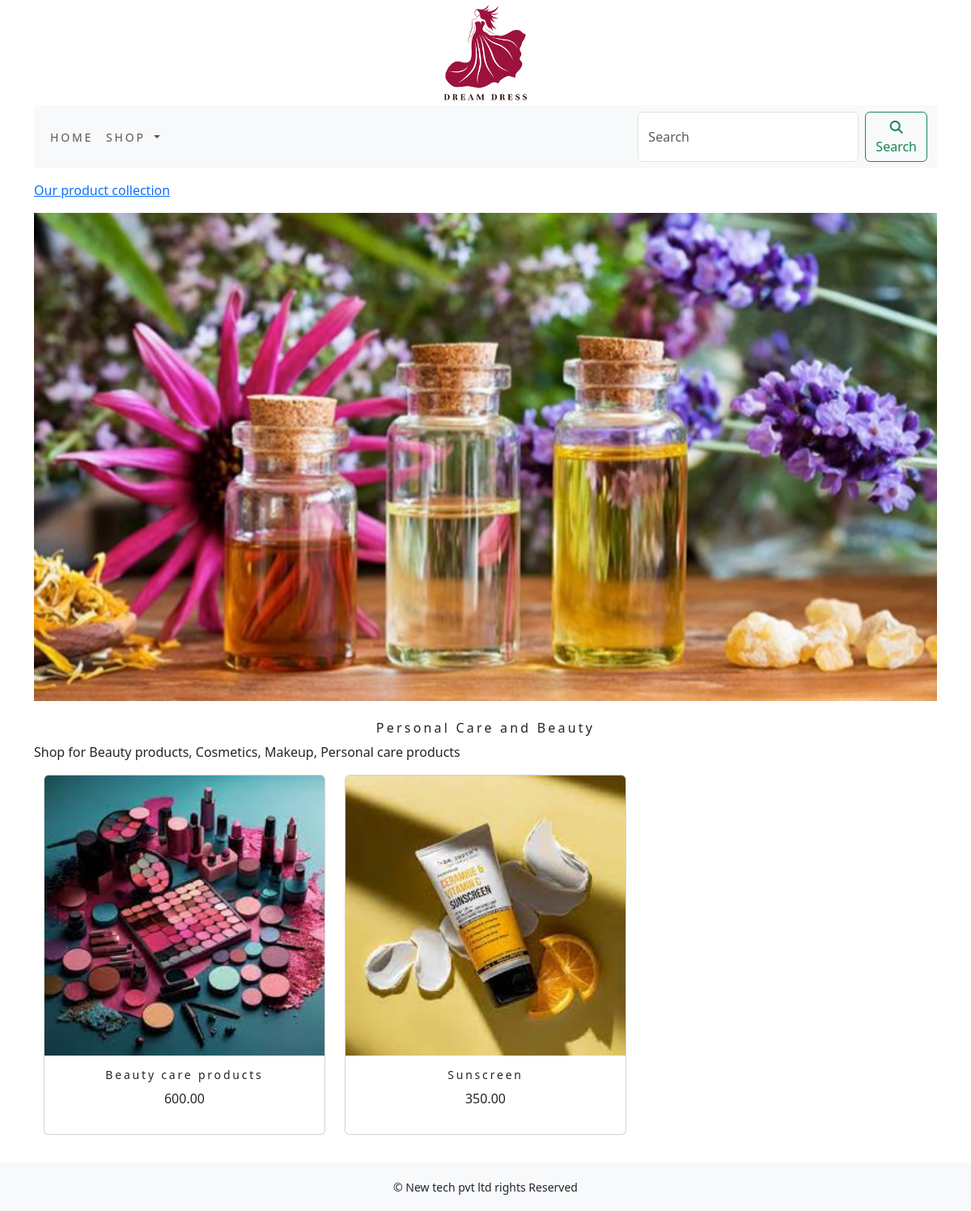
The app's page /shopapp/Personal-Care-and-Beauty/ with its own data.
### shopapp/models.py (models this page shows, shortened)
class Category(models.Model):
    name=models.CharField(max_length=250,unique=True)
    slug=models.SlugField(max_length=250,unique=True)
    description=models.TextField(blank=True)
    image=models.ImageField(upload_to='category',blank=True)
    class Meta:
        ordering=('name',)
        verbose_name='category'
        verbose_name_plural='categories'
    def get_url(self):
        return reverse('shopapp:products_by_category',args=[self.slug])

class Product(models.Model):
    name = models.CharField(max_length=250, unique=True)
    slug = models.SlugField(max_length=250, unique=True)
    description = models.TextField(blank=True)
    price=models.DecimalField(max_digits=10,decimal_places=2)
    category=models.ForeignKey(Category,on_delete=models.CASCADE)
    image = models.ImageField(upload_to='product', blank=True)
    stock=models.IntegerField()
    available=models.BooleanField(default=True)
    created=models.DateTimeField(auto_now_add=True)
    updated=models.DateTimeField(auto_now=True)
    def get_url(self):
        return reverse('shopapp:prodCatdetail',args=[self.category.slug,self.slug])
    class Meta:
        ordering = ('name',)
        verbose_name = 'product'
        verbose_name_plural = 'products'

### shopapp/views.py (the view)
# urls.py: path('',views.allProdCat,name='allProdCat'),
def allProdCat(request,c_slug=None):
    c_page=None
    products_list=None
    if c_slug!=None:
        c_page=get_object_or_404(Category,slug=c_slug)
        products_list=Product.objects.all().filter(category=c_page,available=True)
    else:
        products_list=Product.objects.all().filter(available=True)
    paginator=Paginator(products_list,6)
    try:
        page=int(request.GET.get('page','1'))
    except:
        page=1
    try:
        products=paginator.page(page)
    except (EmptyPage,InvalidPage):
        products=paginator.page(paginator.num_pages)
    return render(request,"category.html",{'category':c_page,'products':products})

### cartapp/context_processors.py (called while the page is built)
def counter(request):
    item_count=0
    if 'admin' in request.path:
        return {}
    else:
        try:
           cart=Cart.objects.filter(cart_id=_cart_id(request))
           car_items=CartItem.objects.all().filter(cart=cart[:1])
           for cart_item in car_items:
               item_count += cart_item.quantity
        except Cart.DoesNotExist:
            item_count =0
    return dict(item_count=item_count)

### cartapp/views.py (called while the page is built)
def _cart_id(request):
    cart=request.session.session_key
    if not cart:
        cart=request.session.create()
    return cart

### shopapp/context_processors.py (called while the page is built)
def menu_links(request):
    links=Category.objects.all()
    return dict(links=links)

### templates/category.html (shortened to what this page needs)
{% extends 'base.html' %}
{% load static %}
{% block content %}
{% if category %}
   <div>
       <div class="row my_row_class">
           <div class="mx-auto">
           <p><a href="{% url 'shopapp:allProdCat' %}">Our product collection</a></p>
       </div>
           </div>
   </div>
   {% endif %}
<div class="mx_auto">
    {% if category %}
    <img class="my_image" src="{{category.image.url}}" alt="{{category.name}}">
</div>
   <br>
<div>
    <h1 class="text-center my_title">{{category.name}}</h1>
    <p class="text-justify">{{category.description}}</p>
</div>
   {% endif %}
<div class="container">
    <div class="row mx_auto">
    {% for product in products.object_list %}
    <div class="my_bottom_margin col-9 col-sm-12 col-md-4  xol-lg-4">
        <div class="card text-center" style="min-width:18rem;">
            <a href="{{product.get_url}}"><img class="card-img-top my_image" src="{{product.image.url}}" alt="{{product.name}}"></a>
        <div class="card-body">
            <h4>{{product.name}}</h4>
            <p>{{product.price}}</p>
        </div>
        </div>
    </div>
    {% endfor %}
    </div>
    <br>
</div>
{% endblock %}

### static/css/custom.css (style rules this page uses)
body { font-family: 'Roboto', sans-serif; }
.my_row_class { padding-top :15px; }
.my_image { width:100%; height:auto; }
.my_title { font-size:16px; text_transform:uppercase; letter-spacing:.2em; }
.my_bottom_margin { margin-bottom:10px; }
.card-body h4 { font-size:14px; text_transform:uppercase; letter-spacing:.2em; }

### records on screen
Category: image (picture), name "Personal Care and Beauty", description "Shop for Beauty products, Cosmetics, Makeup, Personal care products"
Product: image (picture), name "Beauty care products", price "600.00"
Product: image (picture), name "Sunscreen", price "350.00"
